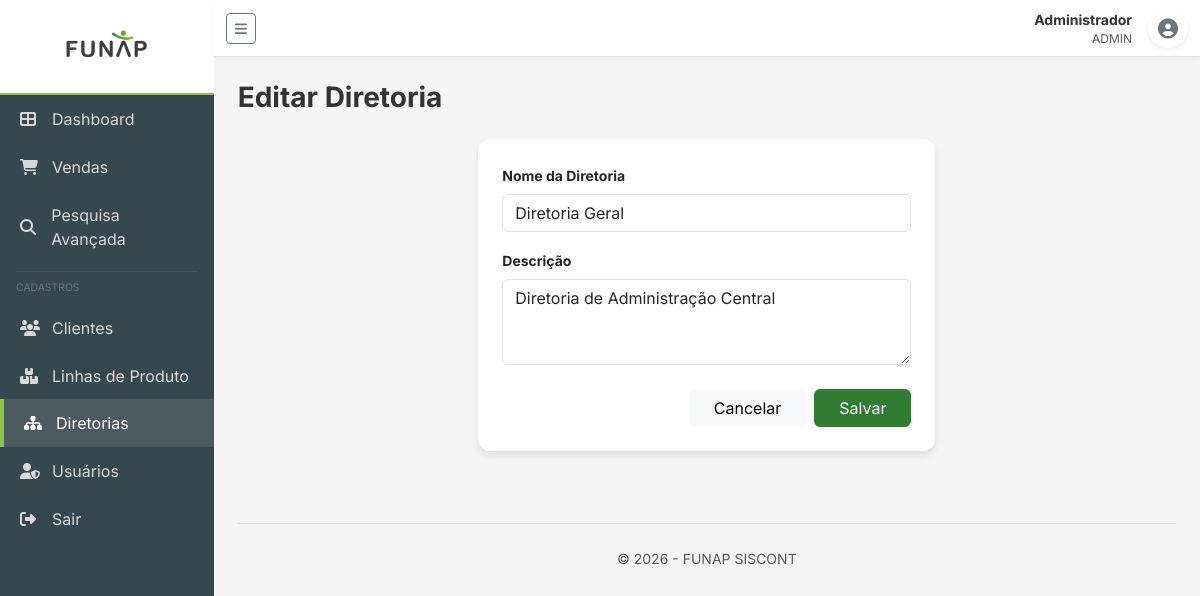
The page /diretorias/1/editar (signed in) on the database its author committed.
### app/models/usuario.py (models this page shows)
class Usuario(Base):
    __tablename__ = "usuarios"
    id: Mapped[int] = mapped_column(primary_key=True, index=True)
    nome: Mapped[str] = mapped_column(String(150), nullable=False)
    email: Mapped[str] = mapped_column(String(200), unique=True, nullable=False, index=True)
    senha_hash: Mapped[str] = mapped_column(String(255), nullable=False)
    perfil: Mapped[PerfilEnum] = mapped_column(SAEnum(PerfilEnum), default=PerfilEnum.usuario, nullable=False)
    ativo: Mapped[bool] = mapped_column(Boolean, default=True, nullable=False)
    diretoria_id: Mapped[int | None] = mapped_column(ForeignKey("diretorias.id"), nullable=True, index=True)
    created_at: Mapped[datetime] = mapped_column(DateTime(timezone=True), server_default=func.now())
    updated_at: Mapped[datetime] = mapped_column(
        DateTime(timezone=True), server_default=func.now(), onupdate=func.now()
    )
    diretoria: Mapped["Diretoria"] = relationship("Diretoria", back_populates="usuarios")

### app/models/diretoria.py (models this page shows)
class Diretoria(Base):
    __tablename__ = "diretorias"
    id: Mapped[int] = mapped_column(primary_key=True, index=True)
    nome: Mapped[str] = mapped_column(String(150), unique=True, nullable=False, index=True)
    descricao: Mapped[str | None] = mapped_column(Text, nullable=True)
    ativa: Mapped[bool] = mapped_column(default=True, nullable=False)
    created_at: Mapped[datetime] = mapped_column(DateTime(timezone=True), server_default=func.now())
    updated_at: Mapped[datetime] = mapped_column(
        DateTime(timezone=True), server_default=func.now(), onupdate=func.now()
    )
    usuarios: Mapped[list["Usuario"]] = relationship("Usuario", back_populates="diretoria")
    vendas: Mapped[list["Venda"]] = relationship("Venda", back_populates="diretoria")

### app/routers/diretorias.py (the view)
@router.get("/{diretoria_id}/editar")
async def update_diretoria_form(
    diretoria_id: int,
    request: Request,
    db: Session = Depends(get_db),
    current_user: Usuario = Depends(security.get_current_active_user)
):
    if current_user.perfil != PerfilEnum.admin:
        raise HTTPException(status_code=403, detail="Acesso negado")
    diretoria = repo.get(db, id=diretoria_id)
    return templates.TemplateResponse(
        "diretorias/form.html",
        {"request": request, "diretoria": diretoria, "user": current_user}
    )

### app/templates/diretorias/form.html (shortened to what this page needs)
{% extends "base.html" %}
{% block page_title %}{% if diretoria %}Editar Diretoria{% else %}Nova Diretoria{% endif %}{% endblock %}
{% block content %}
<div class="row justify-content-center">
    <div class="col-lg-6">
        <div class="card">
            <div class="card-body p-4">
                <form method="post">
                    <div class="mb-3">
                        <label for="nome" class="form-label fw-bold small">Nome da Diretoria</label>
                        <input type="text" class="form-control" id="nome" name="nome"
                            value="{{ diretoria.nome if diretoria else '' }}" required>
                    </div>
                    <div class="mb-4">
                        <label for="descricao" class="form-label fw-bold small">Descrição</label>
                        <textarea class="form-control" id="descricao" name="descricao"
                            rows="3">{{ diretoria.descricao if diretoria else '' }}</textarea>
                    </div>
                    <div class="d-flex justify-content-end gap-2">
                        <a href="/diretorias" class="btn btn-light px-4">Cancelar</a>
                        <button type="submit" class="btn btn-primary px-4">Salvar</button>
                    </div>
                </form>
            </div>
        </div>
    </div>
</div>
{% endblock %}

### app/templates/base.html (shortened to what this page needs)
<!DOCTYPE html>
<html lang="pt-br">
<head>
    <link href="https://cdn.jsdelivr.net/npm/bootstrap@5.3.2/dist/css/bootstrap.min.css" rel="stylesheet">
    <link href="https://cdnjs.cloudflare.com/ajax/libs/font-awesome/6.4.2/css/all.min.css" rel="stylesheet">
    <link href="{{ url_for('static', path='/css/styles.css') }}" rel="stylesheet">
</head>
<body>
    <div class="d-flex" id="wrapper">
        {% if user %}
        <div id="sidebar-wrapper">
            <div class="sidebar-heading">
                <img src="{{ url_for('static', path='/img/sidebar_logo.png') }}" alt="FUNAP">
            </div>
            <div class="list-group list-group-flush">
                <a href="/dashboard"
                    class="list-group-item list-group-item-action {% if request.url.path == '/dashboard' %}active{% endif %}">
                    <i class="fas fa-th-large"></i> Dashboard
                </a>
                <a href="/vendas"
                    class="list-group-item list-group-item-action {% if '/vendas' in request.url.path %}active{% endif %}">
                    <i class="fas fa-shopping-cart"></i> Vendas
                </a>
                <a href="/vendas"
                    class="list-group-item list-group-item-action {% if request.url.path == '/vendas' %}active{% endif %}">
                    <i class="fas fa-search"></i> Pesquisa Avançada
                </a>
                <hr class="mx-3 my-2 border-secondary">
                <div class="px-3 mb-2 small text-uppercase text-secondary" style="font-size: 0.65rem;">Cadastros</div>
                <a href="/clientes"
                    class="list-group-item list-group-item-action {% if '/clientes' in request.url.path %}active{% endif %}">
                    <i class="fas fa-users"></i> Clientes
                </a>
                <a href="/linhas-produto"
                    class="list-group-item list-group-item-action {% if '/linhas-produto' in request.url.path %}active{% endif %}">
                    <i class="fas fa-boxes"></i> Linhas de Produto
                </a>
                {% if user.perfil == 'admin' %}
                <a href="/diretorias"
                    class="list-group-item list-group-item-action {% if '/diretorias' in request.url.path %}active{% endif %}">
                    <i class="fas fa-sitemap"></i> Diretorias
                </a>
                <a href="/usuarios"
                    class="list-group-item list-group-item-action {% if '/usuarios' in request.url.path %}active{% endif %}">
                    <i class="fas fa-user-shield"></i> Usuários
                </a>
                {% endif %}
                <a href="/logout" class="list-group-item list-group-item-action mt-auto text-danger">
                    <i class="fas fa-sign-out-alt"></i> Sair
                </a>
            </div>
        </div>
        {% endif %}
        <div id="page-content-wrapper">
            <nav class="navbar navbar-expand-lg navbar-light bg-light border-bottom">
                <div class="container-fluid">
                    {% if user %}
                    <button class="btn btn-outline-secondary btn-sm me-3" id="menu-toggle">
                        <i class="fas fa-bars"></i>
                    </button>
                    {% else %}
                    <img src="{{ url_for('static', path='/img/logo.png') }}" alt="Logo" style="height: 30px;"
                        class="me-2">
                    <span class="fw-bold text-success">SISCONT</span>
                    {% endif %}
                    <div class="ms-auto d-flex align-items-center">
                        {% if user %}
                        <div class="me-3 text-end d-none d-md-block">
                            <div class="small fw-bold">{{ user.nome }}</div>
                            <div class="text-muted" style="font-size: 0.75rem;">{{ user.perfil | upper }}</div>
                        </div>
                        <div class="btn-group">
                            <button type="button" class="btn btn-white rounded-circle shadow-sm"
                                data-bs-toggle="dropdown" aria-expanded="false"
                                style="width: 40px; height: 40px; padding: 0;">
                                <i class="fas fa-user-circle fa-lg text-secondary"></i>
                            </button>
                        </div>
                        {% endif %}
                    </div>
                </div>
            </nav>
            <div class="container-fluid p-4">
                <div class="d-flex justify-content-between align-items-center mb-4">
                    <h1 class="h3 mb-0 fw-bold">{% block page_title %}{% endblock %}</h1>
                </div>
                {% block content %}{% endblock %}
                <footer class="mt-5 pt-4 text-center border-top">
                    <p class="text-muted small">© 2026 - FUNAP SISCONT</p>
                </footer>
            </div>
        </div>
    </div>
</body>
</html>

### app/static/css/styles.css (style rules this page uses)
:root { --primary-color: #2e7d32; --primary-light: #60ad5e; --primary-dark: #005005; --secondary-color: #37474f; --accent-color: #8bc34a; --background-color: #f5f5f5; --sidebar-width: 260px; --card-shadow: 0 4px 6px rgba(0, 0, 0, 0.1); --transition-speed: 0.3s; }
body { font-family: 'Inter', 'Segoe UI', Roboto, sans-serif; background-color: var(--background-color); color: #333; overflow-x: hidden; }
#sidebar-wrapper { min-height: 100vh; width: var(--sidebar-width); background: var(--secondary-color); color: white; transition: all var(--transition-speed); }
.sidebar-heading { padding: 0.25rem 0.75rem; background: #ffffff; border-bottom: 2px solid var(--accent-color); text-align: center; display: flex; justify-content: center; align-items: center; overflow: hidden; }
.sidebar-heading img { max-width: 100%; height: auto; max-height: 85px; object-fit: contain; }
.list-group-item { background: transparent !important; color: rgba(255, 255, 255, 0.8) !important; border: none !important; padding: 12px 20px !important; transition: all 0.2s; display: flex; align-items: center; gap: 12px; }
.list-group-item:hover, .list-group-item.active { background: rgba(255, 255, 255, 0.1) !important; color: #fff !important; border-left: 4px solid var(--accent-color) !important; }
.list-group-item i { width: 20px; }
#page-content-wrapper { width: 100%; transition: all var(--transition-speed); }
.navbar { background: white !important; box-shadow: 0 2px 4px rgba(0, 0, 0, 0.05); }
.card { border: none; border-radius: 12px; box-shadow: var(--card-shadow); margin-bottom: 1.5rem; }
.btn-primary { background-color: var(--primary-color); border-color: var(--primary-color); }

### rows shown on the page
Usuario: nome "Administrador", perfil "ADMIN"
Diretoria: nome "Diretoria Geral", descricao "Diretoria de Administração Central"
